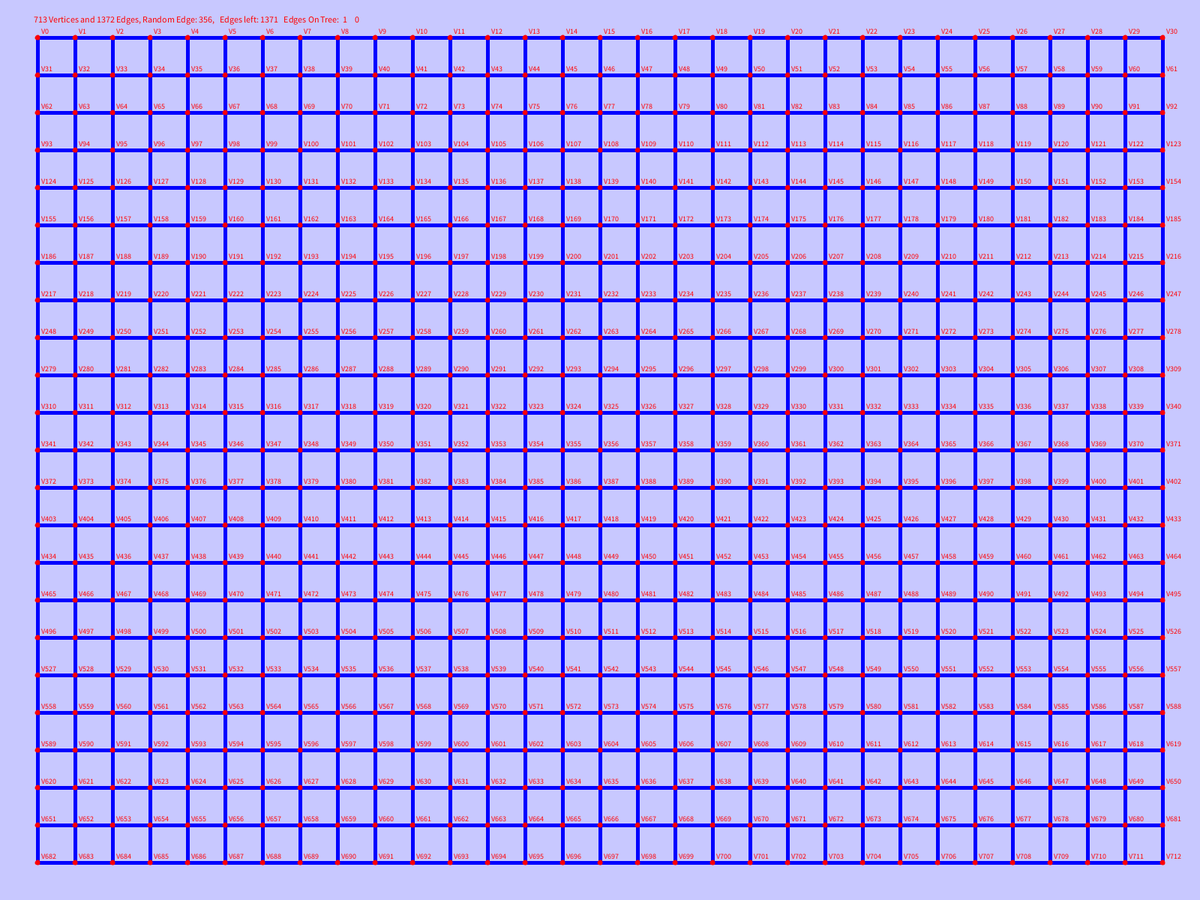
Frame 1 (no input)
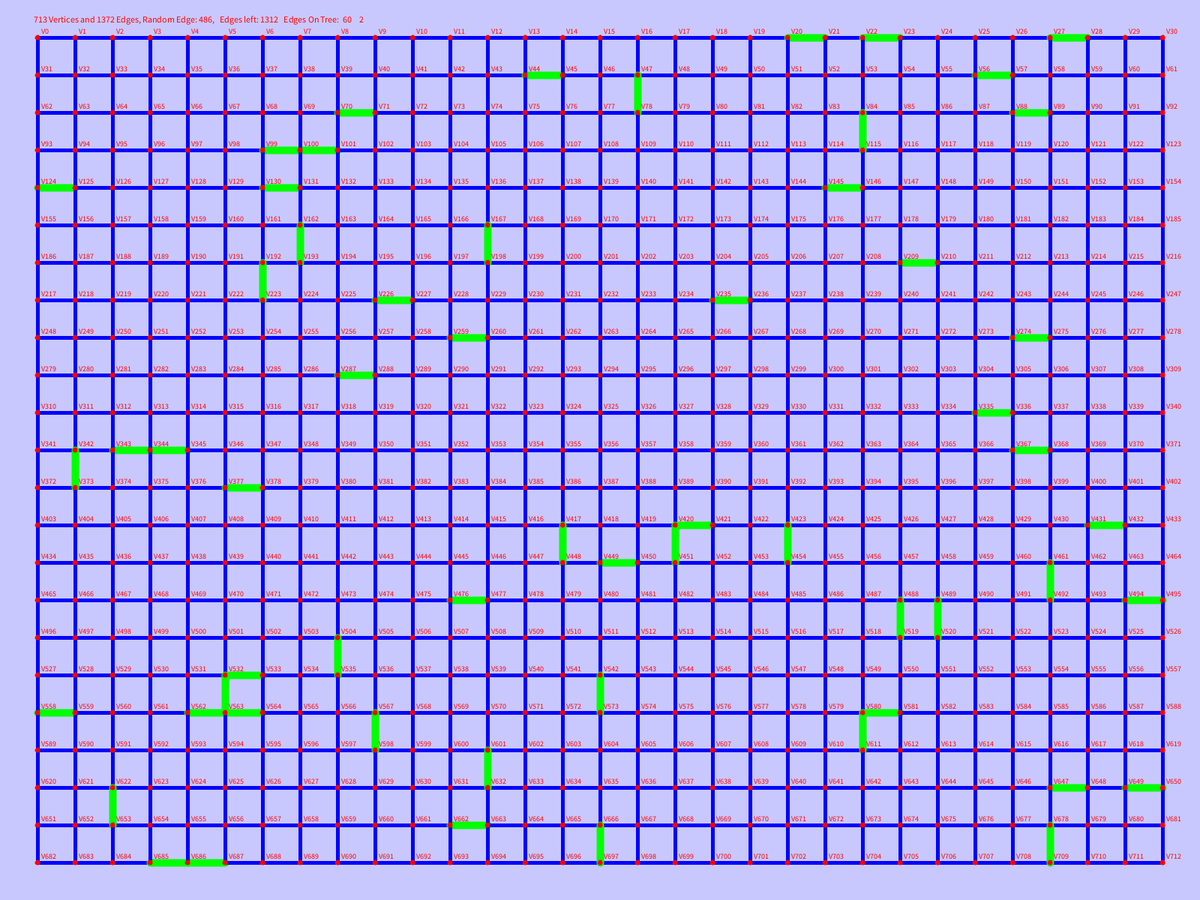
Frame 60 (the mouse pressed at the canvas centre just before this capture)
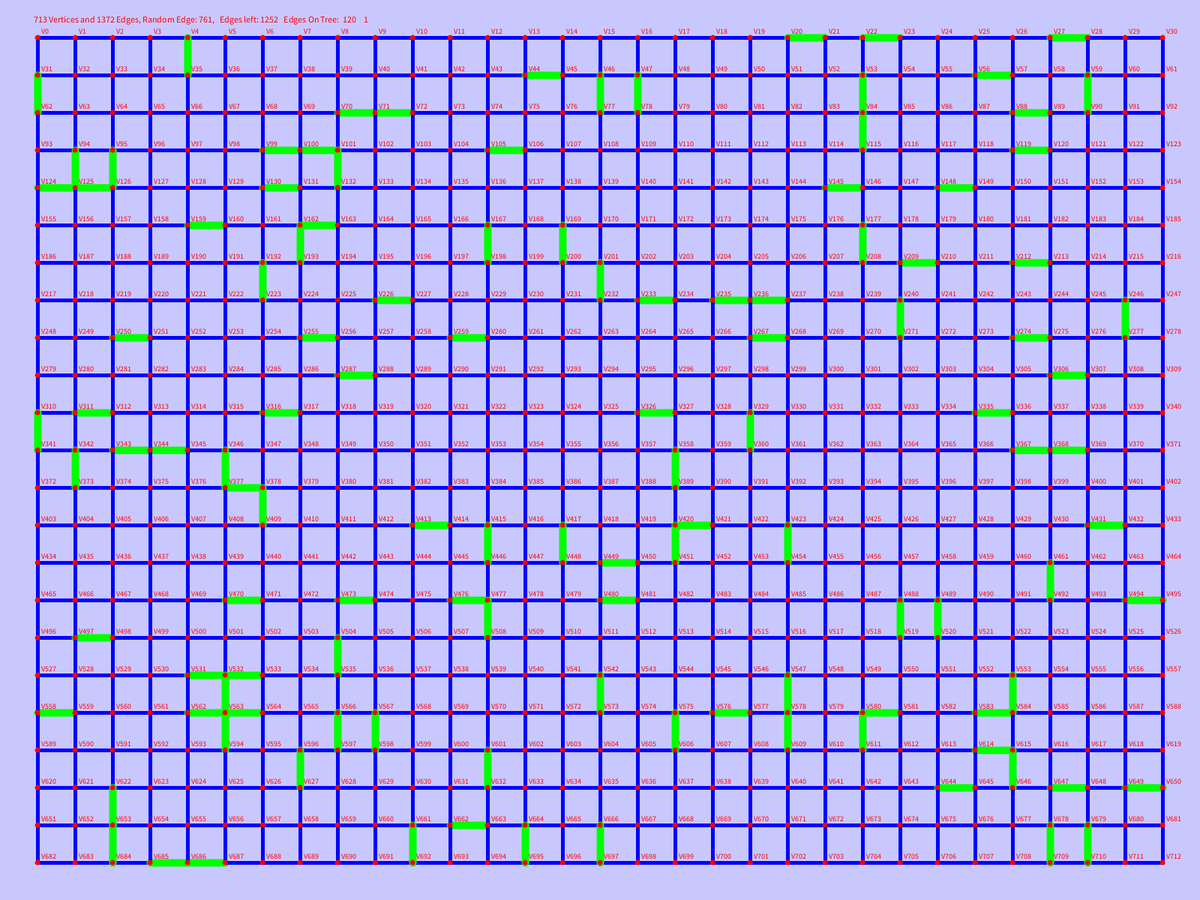
Frame 120 (the mouse held since frame 60 and released just before this capture)

The Processing sketch that drew these frames (run headless with seeded random() and noise(); from frame 60 on, the mouse is pressed at the canvas centre):

// Processing sketch: Maze
// ── Maze.pde

int[] vertices, verticesList;
int dist=50; // Distance between vertices. Determine with screen size the number of verices in the screen
int thickness = 5;
int edgeThick = 5;
int m,n,o,p;
int i =0;
int numVertices=0;
int numEdges = 0;
int startingEdge;
int v1InTree=0;
int v2InTree=0;
int numEdgesTree=0;
int randomVertex=0;
int stackIndex=0;
int op;
int randomEdge, counter=0;
color vertexColor = color(255,0,0);
color edgeColor = color(0,0,255);
Vertex[] myVertices;
Vertex currentVertex = new Vertex();
Vertex prev = new Vertex();
Edge[] myEdges;
ArrayList<Integer> verticesInTree = new ArrayList<Integer>();
ArrayList<Integer> edgesInTree = new ArrayList<Integer>();
ArrayList<Integer> idEdges = new ArrayList<Integer>();
ArrayList<Tree> myTrees = new ArrayList<Tree>();
ArrayList<Edge>  edgesTree = new ArrayList<Edge>();
ArrayList<Edge> path = new ArrayList<Edge>();
ArrayList<Stack> nV = new ArrayList<Stack>();
boolean bothVerticesInTree = false;
boolean finish = false;
boolean once = true;
boolean oncePath = true;
boolean finalPath = false;
boolean forward = true;

void setup(){
 fullScreen();
  m=(int)(width/dist);  
  n=(int)(height/dist);   
  o=(int)(width/dist)-1;
  p=(int)(height/dist)-1; 
  vertices = new int[m*n];  
  myVertices = new Vertex[(m*n)];
  myEdges = new Edge[((m-1)*n+m*(n-1))];
  
     for(int j=0 ; j<n-1 ; j++){
        for(int i=0 ; i<m-1 ; i++){       
              myVertices[(i)+((j)*(m-1))] = new Vertex((i+1)*dist,(j+1)*dist, thickness,vertexColor,  numVertices);   
              vertices[numVertices]=numVertices+1;          
              numVertices++;           
        } 
   }
 
   // Horizontal Edges
   for(int j=0 ; j<n-1 ; j++){
        for(int i=0 ; i<m-2 ; i++){
           myEdges[numEdges] = new Edge(myVertices[i+j*(m-1)], myVertices[i+(j*(m-1))+1], edgeThick, edgeColor,i+j*(m-1),i+j*(m-1)+1);
           idEdges.add(numEdges);
           numEdges++;
        }  
    }
    
    // Vertical Edges
  for(int i=0 ; i<m-1 ; i++){
        for(int j=0 ; j<n-2 ; j++){
                myEdges[numEdges] = new Edge(myVertices[i+(j*(m-1))], myVertices[i+(j*(m-1))+m-1], edgeThick, edgeColor,i+j*(m-1),i+j*(m-1)+m-1);
               idEdges.add(numEdges);
                numEdges++;
        }
    } 
    randomVertex = (int)random(0,numVertices);
    currentVertex = myVertices[0];
    prev = myVertices[0];
}  

void draw(){
 
   background(200,200,255);
   numEdges = 0;
    textSize(10);      
    
   // Horizontal Edges
   for(int j=0 ; j<n-1 ; j++){
        for(int i=0 ; i<m-2 ; i++){
           myEdges[numEdges].drawEdge();
          if(dist>=80) text("E "+myEdges[numEdges].getIdV1()+"-"+myEdges[numEdges].getIdV2(),myEdges[numEdges].getV1X()+2*dist/5,myEdges[numEdges].getV1Y()-5);
           numEdges++;
        }  
    }
    
    // Vertical Edges
  for(int i=0 ; i<m-1 ; i++){
        for(int j=0 ; j<n-2 ; j++){
                myEdges[numEdges].drawEdge();
                if(dist>=80)text("E "+myEdges[numEdges].getIdV1()+"-"+myEdges[numEdges].getIdV2(),myEdges[numEdges].getV1X()+5,myEdges[numEdges].getV1Y()+dist/2);
                numEdges++;
        }
    }   
    
     if((verticesInTree.size()<numVertices) || myTrees.size()>1){
          if(counter==0){
              randomEdge = (int)random(0,idEdges.size());
              if(idEdges.size()>0){
                   op = verticesInTree(idEdges.get(randomEdge));
                  switch(op){
                      case 0:
                             Tree newTree = new Tree(myEdges[idEdges.get(randomEdge)].getIdV1(),
                             myEdges[idEdges.get(randomEdge)].getIdV2(),idEdges.get(randomEdge));
                             myTrees.add(newTree);                                         
                             edgesInTree.add(idEdges.get(randomEdge));
                             verticesInTree.add(myEdges[idEdges.get(randomEdge)].getIdV1());
                             verticesInTree.add(myEdges[idEdges.get(randomEdge)].getIdV2());
                             myEdges[idEdges.get(randomEdge)].setEdge(true);
                             myEdges[idEdges.get(randomEdge)].setThickness((int)2*edgeThick);
                             edgesTree.add(myEdges[idEdges.get(randomEdge)]);
                             myEdges[idEdges.get(randomEdge)].getV1().addEdge(myEdges[idEdges.get(randomEdge)]);
                             myEdges[idEdges.get(randomEdge)].getV2().addEdge(myEdges[idEdges.get(randomEdge)]);
                             idEdges.remove(randomEdge);
                             numEdgesTree++;
                             
                             break;
                             
                      case 1:
                             for(int i=0 ; i<myTrees.size() ; i++){
                                 if( myTrees.get(i).vertexInTree(myEdges[idEdges.get(randomEdge)].getIdV1())){
                                       myTrees.get(i).addToTree(myEdges[idEdges.get(randomEdge)].getIdV2());
                                       myTrees.get(i).addEToTree(idEdges.get(randomEdge));
                                       break;
                                 } 
                             } 
                             edgesInTree.add(idEdges.get(randomEdge));
                             verticesInTree.add(myEdges[idEdges.get(randomEdge)].getIdV2());
                             myEdges[idEdges.get(randomEdge)].setEdge(true);
                             myEdges[idEdges.get(randomEdge)].setThickness((int)2*edgeThick);                            
                             edgesTree.add(myEdges[idEdges.get(randomEdge)]);
                             myEdges[idEdges.get(randomEdge)].getV1().addEdge(myEdges[idEdges.get(randomEdge)]);
                             myEdges[idEdges.get(randomEdge)].getV2().addEdge(myEdges[idEdges.get(randomEdge)]);
                             idEdges.remove(randomEdge);
                             numEdgesTree++;
                             break;
                      
                      case 2:  
                             for(int i=0 ; i<myTrees.size() ; i++){
                                 if( myTrees.get(i).vertexInTree(myEdges[idEdges.get(randomEdge)].getIdV2())){
                                       myTrees.get(i).addToTree(myEdges[idEdges.get(randomEdge)].getIdV1());
                                       myTrees.get(i).addEToTree(idEdges.get(randomEdge));
                                       break;
                                 } 
                             }                      
                             edgesInTree.add(idEdges.get(randomEdge));
                             verticesInTree.add(myEdges[idEdges.get(randomEdge)].getIdV1());
                             myEdges[idEdges.get(randomEdge)].setEdge(true);
                             myEdges[idEdges.get(randomEdge)].setThickness((int)2*edgeThick);                         
                             edgesTree.add(myEdges[idEdges.get(randomEdge)]);
                             myEdges[idEdges.get(randomEdge)].getV1().addEdge(myEdges[idEdges.get(randomEdge)]);
                             myEdges[idEdges.get(randomEdge)].getV2().addEdge(myEdges[idEdges.get(randomEdge)]);                             
                             idEdges.remove(randomEdge);
                             numEdgesTree++;
                             break;  
                      
                      case 3:
                            for(int i=0 ; i<myTrees.size() ; i++){
                                 if( myTrees.get(i).vertexInTree(myEdges[idEdges.get(randomEdge)].getIdV1()) &&
                                     myTrees.get(i).vertexInTree(myEdges[idEdges.get(randomEdge)].getIdV2())){
                                       bothVerticesInTree = true;
                                       break;
                                 }     
                                 if( myTrees.get(i).vertexInTree(myEdges[idEdges.get(randomEdge)].getIdV1()))v1InTree=i;
                                 if( myTrees.get(i).vertexInTree(myEdges[idEdges.get(randomEdge)].getIdV2()))v2InTree=i;
                              }
                              if(!bothVerticesInTree){
                                  if(myTrees.get(v1InTree).vInTreeSize() > myTrees.get(v2InTree).vInTreeSize()){
                                      for(int i=0;i<myTrees.get(v2InTree).vInTreeSize();i++){
                                          myTrees.get(v1InTree).addToTree(myTrees.get(v2InTree).vertexID(i));
                                      } 
                                       myEdges[idEdges.get(randomEdge)].setEdge(true);
                                       myEdges[idEdges.get(randomEdge)].setThickness((int)2*edgeThick);
                                       myTrees.remove(v2InTree);
                                   } else{  
                                         for(int i=0;i<myTrees.get(v1InTree).vInTreeSize();i++){
                                              myTrees.get(v2InTree).addToTree(myTrees.get(v1InTree).vertexID(i));
                                          } //End of For
                                          myEdges[idEdges.get(randomEdge)].setEdge(true);
                                          myEdges[idEdges.get(randomEdge)].setThickness((int)2*edgeThick);
                                          myTrees.remove(v1InTree);                                     
                                        }// End Of Else
                                   edgesTree.add(myEdges[idEdges.get(randomEdge)]);                             
                                   myEdges[idEdges.get(randomEdge)].getV1().addEdge(myEdges[idEdges.get(randomEdge)]);
                                   myEdges[idEdges.get(randomEdge)].getV2().addEdge(myEdges[idEdges.get(randomEdge)]);
                                   numEdgesTree++;        
                              }// End of  if(!bothVerticesInTree)
                               else{
                                    myEdges[idEdges.get(randomEdge)].setColor(180,180,180);
                                    bothVerticesInTree = false;
                                    }
                              idEdges.remove(randomEdge);
                              break;  

                  } // End of switch
               }
          } else if (counter>1) counter = -1;
          //counter++;
     } // End of  if(verticesInTree.size()<numVertices || myTrees.size()>1)
       else if(idEdges.size()>0){
                randomEdge = (int)random(0,idEdges.size());
                myEdges[idEdges.get(randomEdge)].setColor(180,180,180);
                idEdges.remove(randomEdge);
              } else finish = true;
       
     
     //  Draw Vertices
     strokeWeight(2);
    for(int j=0 ; j<n-1 ; j++){
        for(int i=0 ; i<m-1 ; i++){       
           myVertices[i+(j*(m-1))].drawVertex();
           if(dist>=40)text("V" + (i+((j)*(m-1))), myVertices[i+(j*(m-1))].getX()+5, myVertices[i+(j*(m-1))].getY()-5);
        }
     }     
    
   if(finish && once){
      for(int i=0; i<edgesTree.size();i++){
        myVertices[edgesTree.get(i).getIdV2()].addNeighbour(edgesTree.get(i).getV1());
        myVertices[edgesTree.get(i).getIdV1()].addNeighbour(edgesTree.get(i).getV2());
      }   
      once = false;
    } // End of if(finish)
    
    if(dist>=80 && finish){    
      textSize(12);
      text("current Vertex V "+currentVertex.getId(), 50,height-80);
    }

    if(finish && !once && !finalPath){
      if(forward){
         Stack s = new Stack();
         if(currentVertex.getId()==0)       
            for(int i=0; i<currentVertex.sizeNeighbours();i++) s.push(currentVertex.getNeighbour(i));       
         else if(currentVertex.sizeNeighbours()>1){
                 for(int i=0; i<currentVertex.sizeNeighbours();i++) 
                    if(currentVertex.getNeighbour(i).getId()!=currentVertex.getPrev().getId())s.push(currentVertex.getNeighbour(i));
              }
          nV.add(s); 
      } // end of if(forward)
      else {
         currentVertex.getEdge(currentVertex.getPrev().getId()).setInPath(false);
         currentVertex.getEdge(currentVertex.getPrev().getId()).setThickness(2*edgeThick);
         path.remove(stackIndex-1);
         currentVertex = currentVertex.getPrev();
         stackIndex--;    
        }
        if(!(nV.get(stackIndex).empty())){
           Vertex v2 = nV.get(stackIndex).pop();         
           currentVertex.getEdge(v2.getId()).setInPath(true);
           currentVertex.getEdge(v2.getId()).setThickness(3*edgeThick);
           path.add(currentVertex.getEdge(v2.getId()));
           if(v2.getId()==numVertices-1) finalPath = true; 
           v2.setPrev(currentVertex);
           currentVertex = v2; 
           stackIndex++;          
           forward = true;
        } // end of if(!s.empty())
        else { forward = false; 
               nV.remove(stackIndex);
             }   
    }// End of if(finish && !finalPath)
   textSize(12);
   if(dist>=80){
      text("Path: ",20,height-50);
      for(int i=0;i<path.size();i++)
          text("E "+path.get(i).getIdV1()+"-"+path.get(i).getIdV2(),60+70*i,height-50);
   }
   if(dist>=40){    
       text(numVertices +" Vertices and " + numEdges + " Edges, Random Edge: "+ 
       randomEdge + ",  "+" Edges left: "+idEdges.size()+"   Edges On Tree:  "+ 
       numEdgesTree +"    "+ op, 45,30);
   }   
    
    //if(finish && !once && !finalPath)delay(300);
}


   int verticesInTree(int rnd){
       boolean v1In = false;
       boolean v2In = false;
       int result = 0;
      for(int i=0; i<verticesInTree.size(); i++){
           if(verticesInTree.get(i) == myEdges[rnd].getIdV1()) v1In = true;
           if(verticesInTree.get(i) == myEdges[rnd].getIdV2()) v2In = true;     
           if(v1In && v2In) return 3;
      }     
     //if(v1In && v2In)result = 3;
         if(v1In) result = 1;
           else if(v2In) result = 2;
     return result; 
   }



  /* boolean notAllVerticesInTree(){
       
       int inTree=0, result = 1;
       if(verticesInTree.size() == 0) return true;
       for(int j=0; j< verticesInTree.size() ; j++){ 
            for(int i=0 ; i<numVertices ; i++){
               inTree = 0;
                if( verticesInTree.get(j) == myVertices[i].getId()){
                      inTree = 1;
                      break;
                }                                  
            }
            result *= inTree;
            if(result == 0) return true;
       }       
     return false;
   }  */

/* boolean checkAllVerticesConnected(ArrayList<Vertex> verticesInTree, Vertex[] myVertices){
      int i = 0;
      int arrayListLength = verticesInTree.size();
      if(arrayListLength != myVertices.length) return false;
          else{
                do{
                      if(verticesInTree.get(i) != myVertices[i]) return false;
                      i++;
                    }while(i<= verticesInTree.size());
                    return true;
              }     
 }
 
 boolean isVertexInList(ArrayList<Vertex> verticesInTree, Edge aEdge){
    if(verticesInTree.size() > 0 && aEdge != null){
             int index = 0;
           do{
                if((verticesInTree.get(index).getX() == aEdge.getV1X() &&
                    verticesInTree.get(index).getY() == aEdge.getV1Y()) ||
                   (verticesInTree.get(index).getX() == aEdge.getV2X() &&
                   verticesInTree.get(index).getY() == aEdge.getV2X())) return true;
                index++;
           }while(index< verticesInTree.size());
    
    }
  return false; 
 }  */

// ── Edge.pde
class Edge{
    Vertex v1;
    Vertex v2;
    int thickness;
    int idV1;
    int idV2;
    boolean isInTree;
    boolean isInPath;
    color edgeColor;
    int id;
    Edge(Vertex p1, Vertex p2, int t, color edgeColor, int idV1, int idV2){
       //v1 = new Vertex(p1.getX(), p1.getY(),t,edgeColor, idV1); 
       //v2 = new Vertex(p2.getX(), p2.getY(),t,edgeColor, idV2);
       v1 = p1;
       v2 = p2;
       this.thickness = t;
       this.edgeColor = edgeColor; 
       this.idV1 = idV1;
       this.idV2 = idV2;
       isInTree = false;
       isInPath = false;
   }
  
  void drawEdge(){
    
      if(isInTree) edgeColor= color(0,255,0);
      if(isInPath) edgeColor= color(255,200,0); 
      stroke(edgeColor);
      strokeWeight(thickness);
      line(v1.getX(), v1.getY(), v2.getX(), v2.getY());        
  }
  
   int getV1X(){ return v1.getX();}
   int getV1Y(){ return v1.getY();}
   int getV2X(){ return v2.getX();}
   int getV2Y(){ return v2.getY();}
   int getIdV1(){ return idV1;}
   int getIdV2(){ return idV2;}
   Vertex getV1(){ return v1;}
   Vertex getV2(){ return v2;}
   void setEdge(boolean b){ isInTree = b;}
   void setInPath(boolean b){isInPath=b;}
   void setColor(int r, int g,int b){edgeColor = color(r,g,b);}
   void setThickness(int t){ thickness = t;}
}

// ── Stack.pde
class Stack{
  ArrayList<Vertex> vertexStack;
  Stack(){
   vertexStack = new ArrayList<Vertex>(); 
  }
  
  void push(Vertex v){vertexStack.add(v);}
  Vertex pop(){
   if(!this.empty()){
      Vertex v = vertexStack.get(vertexStack.size()-1);
      vertexStack.remove(vertexStack.size()-1);
      return v;
   }
   else return null;
  }
  boolean empty(){
     return ((vertexStack.size()==0) ? true : false);
  }
}

// ── Tree.pde
class Tree{
  ArrayList<Integer> vInTree;
  ArrayList<Integer> eInTree;
 
     Tree(int v1, int v2, int aEdge){
           vInTree = new ArrayList<Integer>();
           eInTree = new ArrayList<Integer>();
           vInTree.add(v1);
           vInTree.add(v2);
           eInTree.add(aEdge);
       
     }
  
  void addToTree(int v1){ vInTree.add(v1);}
  void addEToTree(int aEdge) { eInTree.add(aEdge);}
  int vInTreeSize(){ return vInTree.size();}
  int eInTreeSize() { return eInTree.size();}
  int vertexID(int index){return vInTree.get(index);}
  
  
  int verticesInTree(Edge aEdge){
      int result = 0;
      for(int index=0 ; index<vInTree.size() ; index++){
          if( aEdge.getIdV1() == vInTree.get(index)){
               result = 1;
               if(aEdge.getIdV2() == vInTree.get(index)) result =3;
           } else if(aEdge.getIdV2() == vInTree.get(index)) result = 2;
      }
    return result;
  }
  
  void joinTree( Tree aTree){
    for(int index=0 ; index<aTree.vInTree.size() ; index++){
      this.addToTree(aTree.vInTree.get(index));
      this.eInTree.add(aTree.eInTree.get(index));
    } 
  }
  boolean vertexInTree(int vertexId){
    for(int i=0 ; i<vInTree.size() ; i++){
       if(vertexId == vInTree.get(i)) return true; 
    }
    return false;
  }
    
  
}

// ── Vertex.pde
class  Vertex{
     int x, y;
     int thickness;
     color vertexColor;
     boolean isInTree;
     int id;
     ArrayList<Vertex> neighbours;
     ArrayList<Edge> edges;
     
     Vertex prev;
     Vertex(int x, int y, int t, color vertexColor, int id){
        this.x = x;
        this.y = y;
        this.thickness = t;
        this.vertexColor = vertexColor;  
        this.id = id;
        isInTree = false;
        neighbours = new ArrayList<Vertex>();
        edges = new ArrayList<Edge>();
        prev = new Vertex();
     }
    Vertex(){}
   void drawVertex(){
     stroke(vertexColor);
     fill(vertexColor);
     ellipse(x,y,thickness,thickness);    
  }
  
  boolean getIsInTree(){ return isInTree;}
   void setIsInTree(boolean m){isInTree=m;} 
  

  int getX(){ return x;}
  int getY(){ return y;}
  int getId(){ return id;}
  void setPrev(Vertex v){prev=v;}
  Vertex getPrev(){return prev;}
  void addNeighbour(Vertex v){neighbours.add(v);}
  void removeNeighbour(){neighbours.remove(0);}
  Vertex getNeighbour(int i){return this.neighbours.get(i);}
  int sizeNeighbours(){return this.neighbours.size();}
  void addEdge(Edge e){edges.add(e);}
  
  Edge getEdge(int id){
     for(int i=0;i<edges.size();i++){
       if(edges.get(i).getIdV1()==id)return edges.get(i);
       if(edges.get(i).getIdV2()==id) return edges.get(i);   
     }
     return null;
  }
   String printEdge(int i){
      String str ="";    
      str = edges.get(i).getIdV1()+"-"+edges.get(i).getIdV2();
      return str;
   }
}
